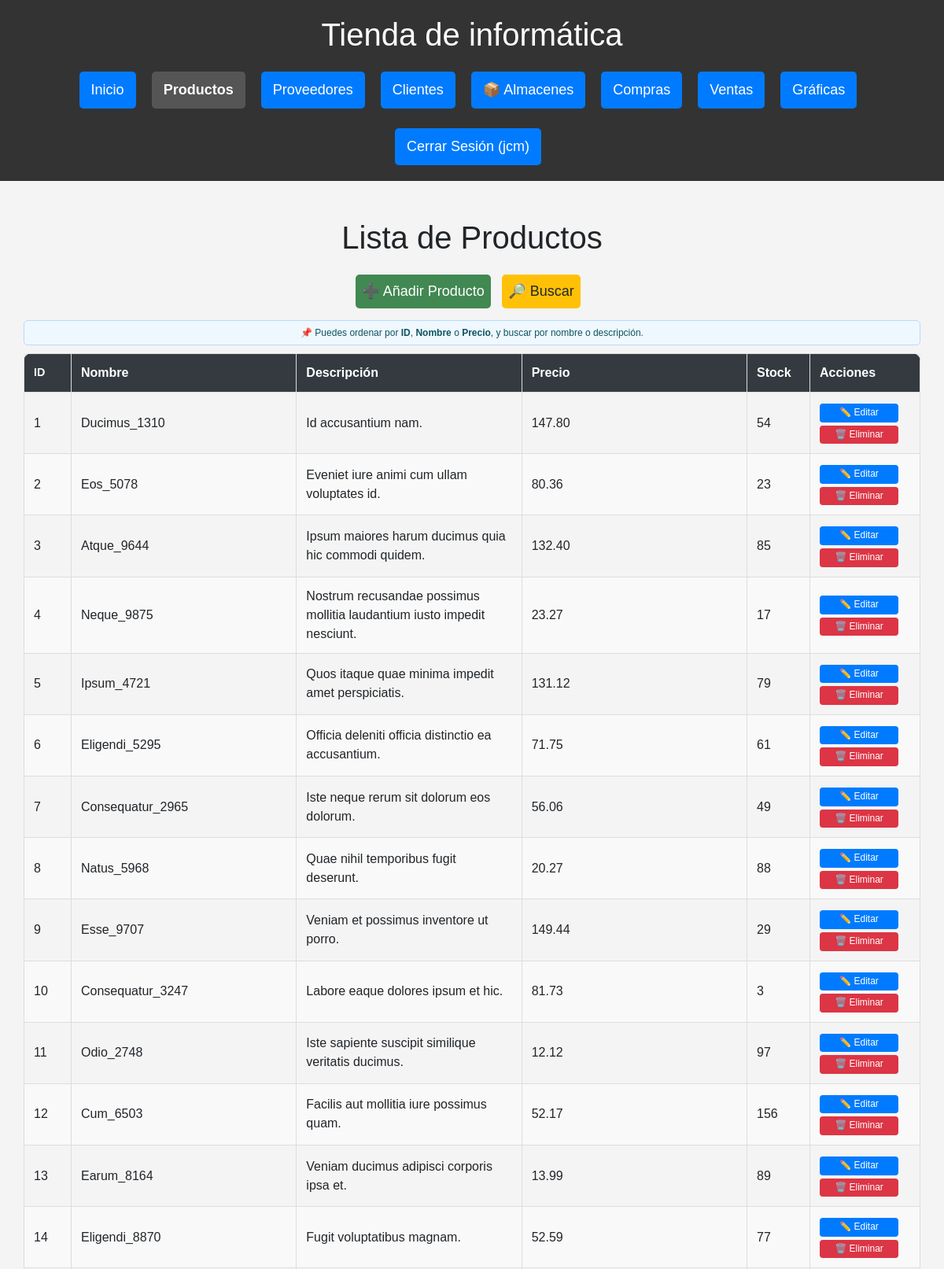
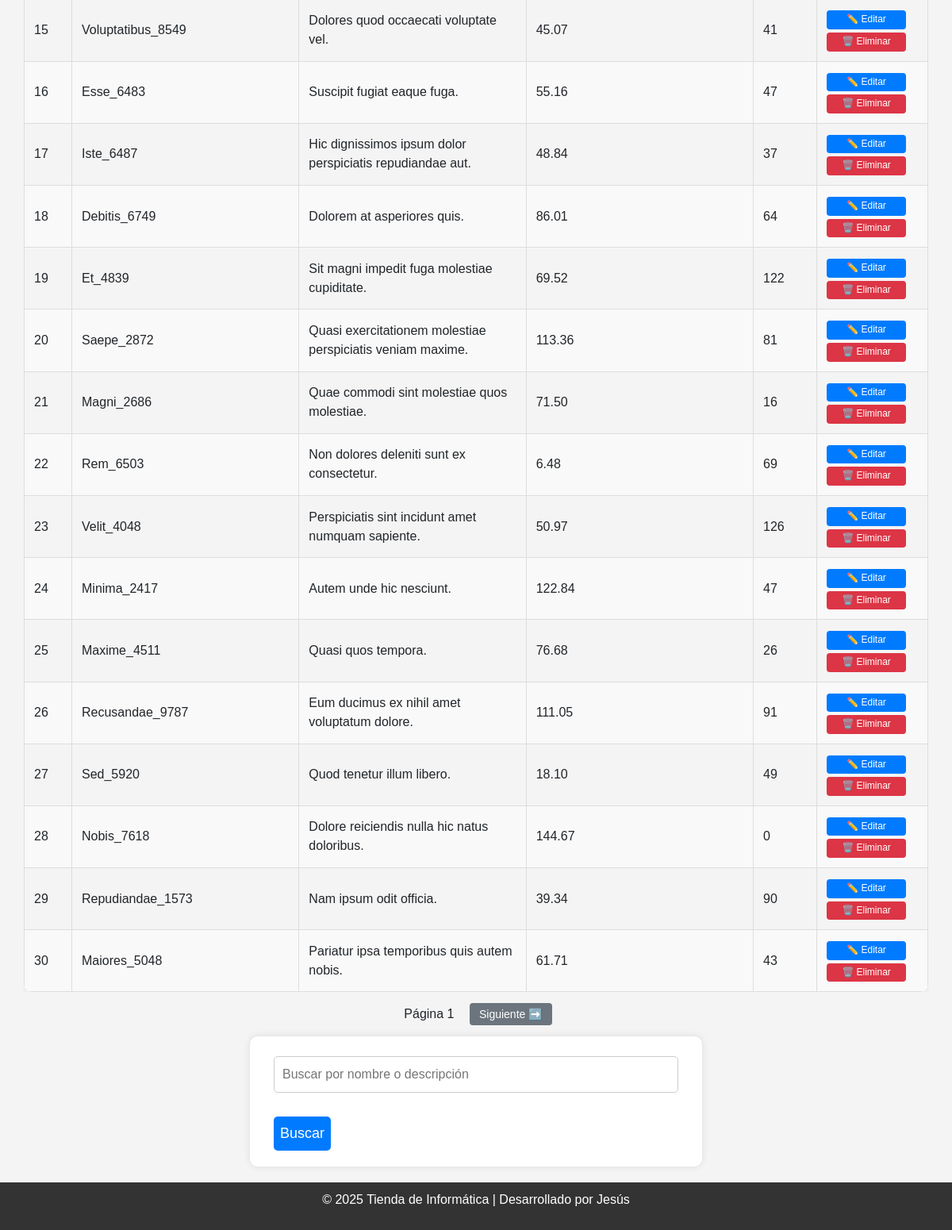
Page /productos (signed in) on the committed database (2 pictures, top to bottom).
### db.py (models this page shows)
class Producto(Base):
    __tablename__ = "Producto"
    id = Column(Integer, primary_key=True)
    nombre = Column(String(150), unique=True, nullable=False)
    descripcion = Column(Text)
    categoria_id = Column(Integer, ForeignKey('Categoria.id'), nullable=True)
    precio = Column(Numeric(10, 2), nullable=False)
    stock = Column(Integer, default=0)
    cantidad_total = Column(Integer, default=30)
    fecha_creacion = Column(DateTime, default=func.now())
    categoria = relationship('Categoria', backref=backref('productos', lazy=True))
    ventas = relationship("DetalleVenta", back_populates="producto")

### routes/productos.py (the view)
@productos_bp.route('/productos')
@login_required
def ver_productos():
    orden = request.args.get("orden", "id")
    direccion = request.args.get("direccion", "asc")
    nombre = request.args.get("nombre", "")
    pagina = int(request.args.get("pagina", 1))
    por_pagina = 30
    query = sesion.query(Producto)
    if nombre:
        query = query.filter(
            (Producto.nombre.ilike(f"%{nombre}%")) |
            (Producto.descripcion.ilike(f"%{nombre}%"))
        )
    def aplicar_direccion(campo):
        return campo.desc() if direccion == "desc" else campo.asc()
    if orden == "nombre":
        query = query.order_by(aplicar_direccion(Producto.nombre))
    elif orden == "precio":
        query = query.order_by(aplicar_direccion(Producto.precio))
    else:
        query = query.order_by(aplicar_direccion(Producto.id))
    total_productos = query.count()
    productos = query.offset((pagina - 1) * por_pagina).limit(por_pagina).all()
    hay_anterior = pagina > 1
    hay_siguiente = (pagina * por_pagina) < total_productos
    return render_template(
        "producto/productos.html",
        productos=productos,
        orden=orden,
        direccion=direccion,
        nombre=nombre,
        pagina=pagina,
        hay_anterior=hay_anterior,
        hay_siguiente=hay_siguiente
    )

### db.py (called while the page is built)
def login_required(f):
    @wraps(f)
    def decorated_function(*args, **kwargs):
        if 'usuario' not in session:
            flash('Por favor, inicie sesión para acceder a esta página.', 'error')
            return redirect(url_for('login'))
        return f(*args, **kwargs)
    return decorated_function

### templates/producto/productos.html (shortened to what this page needs)
{% extends 'base.html' %}
{% block content %}
<div class="container mt-4">
    <h1>Lista de Productos</h1>
    <div class="botones-superiores">
        <a href="{{ url_for('productos.nuevo_producto') }}" class="btn btn-add">➕ Añadir Producto</a>
        <a href="#form-busqueda-producto" class="btn btn-add btn-search">🔎 Buscar</a>
    </div>
    <div class="alerta-orden">
      📌 Puedes ordenar por <strong>ID</strong>, <strong>Nombre</strong> o <strong>Precio</strong>, y buscar por nombre o descripción.
    </div>
    <div class ="tabla-responive">
        <table class="tabla-estilizada">
            <thead>
            {% set nueva_direccion = 'desc' if direccion == 'asc' else 'asc' %}
                <tr>
                    <th class="col-id"><a href="{{ url_for('productos.ver_productos', orden='id', direccion=nueva_direccion) }}">ID
                    </a></th>
                    <th><a href="{{ url_for('productos.ver_productos', orden='nombre', direccion=nueva_direccion) }}">Nombre
                    </a></th>
                    <th>Descripción</th>
                    <th><a href="{{ url_for('productos.ver_productos', orden='precio', direccion=nueva_direccion) }}">Precio
                    </a></th>
                    <th class="col-stock">Stock</th>
                    <th class="col-acciones">Acciones</th>
                </tr>
            </thead>
        <tbody>
        {% for producto in productos %}
            <tr>
                <td>{{ producto.id }}</td>
                <td>{{ producto.nombre }}</td>
                <td>{{ producto.descripcion }}</td>
                <td>{{ producto.precio }}</td>
                <td>{{ producto.stock }}</td>
                <td>
                    <a href="{{ url_for('productos.editar_producto', id=producto.id) }}" class="btn-edit">✏️ Editar</a>
                    <form method="POST" action="{{ url_for('productos.eliminar_producto', id=producto.id) }}" class="form-delete">
                        <button type="submit" class="btn-delete" onclick="return confirm('¿Eliminar este producto?');">🗑️<span class="texto-btn"> Eliminar</button>
                    </form>
                </td>
            </tr>
        {% endfor %}
        </tbody>
    </table>
    </div>
    <div class="paginacion mt-3">
      <span style="margin: 0 10px;">Página {{ pagina }}</span>
      {% if hay_siguiente %}
        <a href="{{ url_for('productos.ver_productos', pagina=pagina+1, orden=orden, direccion=direccion) }}" class="btn-pagina">Siguiente ➡️</a>
      {% endif %}
    </div>
    <form method="GET" action="{{ url_for('productos.ver_productos') }}" class="mt-3" id="form-busqueda-producto">
        <input type="text" name="nombre" placeholder="Buscar por nombre o descripción" value="{{ request.args.get('nombre', '') }}">
        <button type="submit" class="btn">Buscar</button>
    </form>
</div>
{% endblock %}

### templates/base.html (shortened to what this page needs)
<!doctype html>
<html lang="es">
<head>
    <link href="https://cdn.jsdelivr.net/npm/bootstrap@5.1.3/dist/css/bootstrap.min.css" rel="stylesheet">
    <link rel="stylesheet" href="/static/estilos.css">
</head>
<body>
<div class="wrapper">
  <header>
    <h1>{% block header %}Tienda de informática{% endblock %}</h1>
    <nav>
      <ul class="menu">
        <li><a href="{{ url_for('index') }}" class="btn {% if request.endpoint == 'index' %}active{% endif %}">Inicio</a></li>
        <li><a href="{{ url_for('productos.ver_productos') }}" class="btn {% if 'productos' in request.endpoint %}active{% endif %}">Productos</a></li>
        <li><a href="{{ url_for('proveedores.listar_proveedores') }}" class="btn {% if 'proveedores' in request.endpoint %}active{% endif %}">Proveedores</a></li>
        <li><a href="{{ url_for('clientes.clientes') }}" class="btn {% if 'clientes' in request.endpoint %}active{% endif %}">Clientes</a></li>
        <li><a href="{{ url_for('almacenes.ver_almacenes') }}" class="btn">📦 Almacenes</a></li>
        <li><a href="{{ url_for('compras.compras') }}" class="btn {% if 'compras.' in request.endpoint %}active{% endif %}">Compras</a></li>
        <li><a href="{{ url_for('ventas.ventas') }}" class="btn {% if request.endpoint.startswith('ventas.') %}active{% endif %}">Ventas</a></li>
        <li><a href="{{ url_for('graficas_py.graficas_python') }}" class="btn {% if request.endpoint.startswith('graficas_py.') or request.endpoint.startswith('graficas.') %}active{% endif %}">Gráficas</a></li>
        {% if 'usuario' in session %}
          <li><a href="{{ url_for('logout') }}" class="btn logout-btn">Cerrar Sesión ({{ session['usuario'] }})</a></li>
        {% else %}
          <li><a href="{{ url_for('login') }}" class="btn {% if request.endpoint == 'login' %}active{% endif %}">Iniciar Sesión</a></li>
        {% endif %}
      </ul>
    </nav>
  </header>
  <main class="container mt-4">
    {% block content %}{% endblock %}
  </main>
  <footer>
    <p>&copy; 2025 Tienda de Informática | Desarrollado por Jesús</p>
  </footer>
</div>
</body>
</html>

### static/estilos.css (style rules this page uses)
html, body { height: 100%; margin: 0; padding: 0; font-family: Arial, sans-serif; background-color: #f4f4f4; text-align: center; }
.wrapper { display: flex; flex-direction: column; min-height: 100vh; }
main { flex: 1; padding: 20px; }
.container, main { width: 100%; padding: 0; margin: 0 auto; }
header { background: #333; color: white; padding: 20px; }
nav ul.menu { list-style: none; padding: 0; margin: 0; display: flex; flex-wrap: wrap; justify-content: center; gap: 10px; }
nav ul.menu li a { text-decoration: none; color: white; background: #007BFF; padding: 10px 15px; border-radius: 5px; transition: 0.3s; }
nav ul.menu li a.active { background-color: #555; font-weight: bold; }
.alerta-orden { background-color: #f0f8ff; color: #0c5460; border: 1px solid #b8daff; padding: 6px 10px; border-radius: 5px; margin-bottom: 10px; font-size: 0.75rem; text-align: center; }
form { width: 50%; margin: 20px auto; background: white; padding: 20px 30px; border-radius: 10px; box-shadow: 0 0 10px rgba(0,0,0,0.1); text-align: left; }
form input, form textarea, form select { width: 100%; padding: 10px; margin-top: 5px; margin-bottom: 15px; border: 1px solid #ccc; border-radius: 5px; box-sizing: border-box; font-size: 16px; }
button, .btn { background: #007BFF; color: white; padding: 8px; border: none; margin-top: 15px; cursor: pointer; font-size: 18px; border-radius: 5px; transition: 0.3s; text-decoration: none; display: inline-block; margin-right: 10px; }
.btn-add { background: #418852; margin-bottom: 15px; }
.btn-pagina { background-color: #6c757d; color: white; font-size: 14px; padding: 6px 12px; border-radius: 4px; text-decoration: none; margin: 0 5px; }
.btn-edit { display: inline-block; max-width: 100px; background-color: #007BFF; color: white; padding: 4px 8px; font-size: 0.75rem; border: none; border-radius: 4px; cursor: pointer; transition: all 0.2s; text-decoration: none; white-space: nowrap; line-height: 1.3; margin: 0; box-shadow: none; width: 100% ; text-align: center; box-sizing: border-box; }
.form-delete button { background-color: #dc3545; color: white; padding: 4px 10px; font-size: 0.75rem; border: none; border-radius: 4px; cursor: pointer; transition: background-color 0.3s; }
.form-delete { display: block; margin: 0; padding: 0; border: none; background: transparent; box-shadow: none; width: 100%; }
.btn-delete { background-color: #dc3545; color: white; padding: 4px 8px; font-size: 0.75rem; border: none; border-radius: 4px; cursor: pointer; transition: all 0.2s; white-space: nowrap; line-height: 1.3; margin: 0; box-shadow: none; width: 100%; text-align: center; box-sizing: border-box; margin-top: 4px; max-width: 100px; }
.btn-search { background-color: #ffc107; color: #212529; }
.form-delete, .form-delete button, .form-delete button:focus, .form-delete button:active { outline: none; box-shadow: none; border: none; }
.tabla-estilizada { width: 100%; border-collapse: collapse; border-radius: 10px; overflow: hidden; box-shadow: 0 0 10px rgba(0,0,0,0.1); table-layout: fixed; }
.tabla-estilizada thead { background-color: #343a40; color: white; font-weight: bold; }
.tabla-estilizada th, .tabla-estilizada td { padding: 12px; border: 1px solid #ddd; text-align: left; max-width: 200px; word-wrap: break-word; white-space: normal; }
.tabla-estilizada tr:nth-child(even) { background-color: #f9f9f9; }
.tabla-estilizada thead th a { color: white; text-decoration: none; font-weight: bold; }
.tabla-responive { width: 100%; overflow-x: auto; -webkit-overflow-scrolling: touch; box-sizing: border-box; padding: 0 10x; }
.col-fecha, .col-id { max-width: 100px; font-size: 0.9em; white-space: nowrap; }
.col-id { max-width: 60px; width: 60px; white-space: nowrap; overflow: hidden; text-overflow: ellipsis; text-align: center; }
.col-stock { max-width: 80px; width: 80px; text-align: center; white-space: nowrap; }
.col-acciones { max-width: 140px; width: 140px; text-align: center; }
footer { background: #333; color: white; padding: 10px; width: 100%; text-align: center; margin-top: auto; }

### rows in the picture
Producto: id "1", nombre "Ducimus_1310", descripcion "Id accusantium nam.", precio "147.80", stock "54"
Producto: id "2", nombre "Eos_5078", descripcion "Eveniet iure animi cum ullam voluptates id.", precio "80.36", stock "23"
Producto: id "3", nombre "Atque_9644", descripcion "Ipsum maiores harum ducimus quia hic commodi quidem.", precio "132.40", stock "85"
Producto: id "4", nombre "Neque_9875", descripcion "Nostrum recusandae possimus mollitia laudantium iusto impedit nesciunt.", precio "23.27", stock "17"
Producto: id "5", nombre "Ipsum_4721", descripcion "Quos itaque quae minima impedit amet perspiciatis.", precio "131.12", stock "79"
Producto: id "6", nombre "Eligendi_5295", descripcion "Officia deleniti officia distinctio ea accusantium.", precio "71.75", stock "61"
Producto: id "7", nombre "Consequatur_2965", descripcion "Iste neque rerum sit dolorum eos dolorum.", precio "56.06", stock "49"
Producto: id "8", nombre "Natus_5968", descripcion "Quae nihil temporibus fugit deserunt.", precio "20.27", stock "88"
Producto: id "9", nombre "Esse_9707", descripcion "Veniam et possimus inventore ut porro.", precio "149.44", stock "29"
Producto: id "10", nombre "Consequatur_3247", descripcion "Labore eaque dolores ipsum et hic.", precio "81.73", stock "3"
Producto: id "11", nombre "Odio_2748", descripcion "Iste sapiente suscipit similique veritatis ducimus.", precio "12.12", stock "97"
Producto: id "12", nombre "Cum_6503", descripcion "Facilis aut mollitia iure possimus quam.", precio "52.17", stock "156"
Producto: id "13", nombre "Earum_8164", descripcion "Veniam ducimus adipisci corporis ipsa et.", precio "13.99", stock "89"
Producto: id "14", nombre "Eligendi_8870", descripcion "Fugit voluptatibus magnam.", precio "52.59", stock "77"
Producto: id "15", nombre "Voluptatibus_8549", descripcion "Dolores quod occaecati voluptate vel.", precio "45.07", stock "41"
Producto: id "16", nombre "Esse_6483", descripcion "Suscipit fugiat eaque fuga.", precio "55.16", stock "47"
Producto: id "17", nombre "Iste_6487", descripcion "Hic dignissimos ipsum dolor perspiciatis repudiandae aut.", precio "48.84", stock "37"
Producto: id "18", nombre "Debitis_6749", descripcion "Dolorem at asperiores quis.", precio "86.01", stock "64"
Producto: id "19", nombre "Et_4839", descripcion "Sit magni impedit fuga molestiae cupiditate.", precio "69.52", stock "122"
Producto: id "20", nombre "Saepe_2872", descripcion "Quasi exercitationem molestiae perspiciatis veniam maxime.", precio "113.36", stock "81"
Producto: id "21", nombre "Magni_2686", descripcion "Quae commodi sint molestiae quos molestiae.", precio "71.50", stock "16"
Producto: id "22", nombre "Rem_6503", descripcion "Non dolores deleniti sunt ex consectetur.", precio "6.48", stock "69"
Producto: id "23", nombre "Velit_4048", descripcion "Perspiciatis sint incidunt amet numquam sapiente.", precio "50.97", stock "126"
Producto: id "24", nombre "Minima_2417", descripcion "Autem unde hic nesciunt.", precio "122.84", stock "47"
Producto: id "25", nombre "Maxime_4511", descripcion "Quasi quos tempora.", precio "76.68", stock "26"
Producto: id "26", nombre "Recusandae_9787", descripcion "Eum ducimus ex nihil amet voluptatum dolore.", precio "111.05", stock "91"
Producto: id "27", nombre "Sed_5920", descripcion "Quod tenetur illum libero.", precio "18.10", stock "49"
Producto: id "28", nombre "Nobis_7618", descripcion "Dolore reiciendis nulla hic natus doloribus.", precio "144.67", stock "0"
Producto: id "29", nombre "Repudiandae_1573", descripcion "Nam ipsum odit officia.", precio "39.34", stock "90"
Producto: id "30", nombre "Maiores_5048", descripcion "Pariatur ipsa temporibus quis autem nobis.", precio "61.71", stock "43"

### other values in the picture
{{ session['usuario'] }} "jcm"
{{ pagina }} "1"
